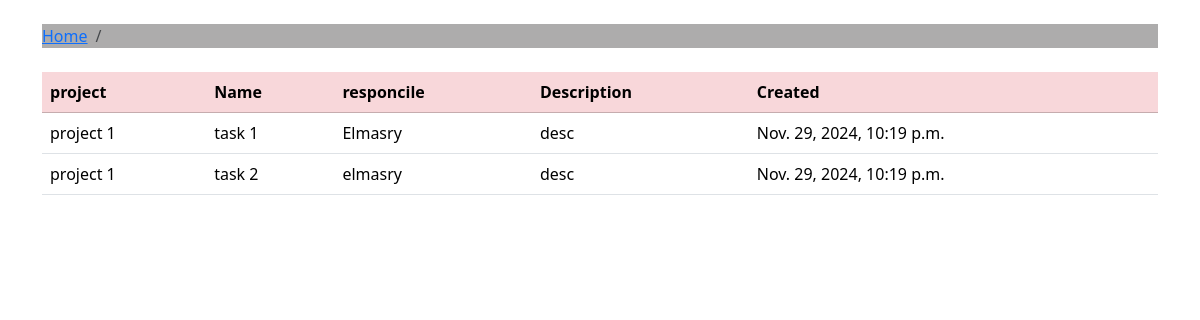
/msr/task/, run on an earlier commit of the app's database.
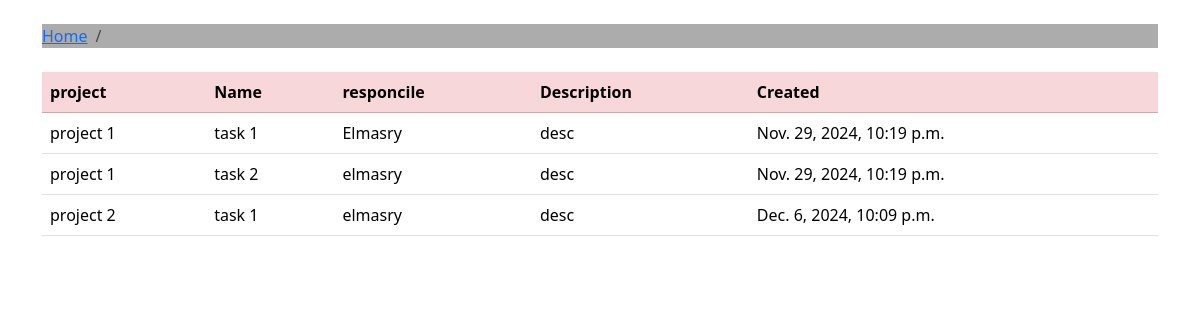
And on a later commit of the database.
### msr/models.py (models this page shows, shortened)
class Task_desc(models.Model):
    task_name = models.CharField(max_length=20)
    responcile = models.CharField(max_length=30)
    task_desc = models.CharField(max_length=150)
    board = models.ForeignKey('Task_board', on_delete=models.CASCADE, default=None, null=True, blank=True)
    created_by = models.ForeignKey(User, on_delete=models.CASCADE, default='elmasry')  # Replace `1` with a valid user ID
    created_on=models.DateTimeField(auto_now_add=True)

class Task_board(models.Model):
    project_name = models.CharField(max_length=30)
    desc_project = models.CharField(max_length=150)

### msr/views.py (the view)
# urls.py: path('msr/task/',views.task_board, name="task_desc"),
def task_board(request):
    task_desc_board = Task_desc.objects.all()
    return render(request, 'task_board.html',{'task_desc_board':task_desc_board})

### msr/templates/task_board.html (shortened to what this page needs)
{% extends 'base.html' %}
    {% block table_task %}
    <table class="table ">
        <thead class="table-danger">
            <tr>
                <th>project</th>
                <th>Name</th>
                <th>responcile</th>
                <th>Description</th>
                <th>Created</th>
            </tr>
        </thead>
        <tbody>
            {% for task in task_desc_board %}
            <tr>
                <td>{{ task.board.project_name }}</td>
                <td>{{ task.task_name }}</td>
                <td>{{ task.responcile }}</td>
                <td>{{ task.task_desc }}</td>
                <td>{{task.created_on}}</td>
            </tr>
            {% endfor %}
        </tbody>
    </table>
    {% endblock table_task %}

### msr/templates/base.html (shortened to what this page needs)
{%load static%}
<!DOCTYPE html>
<html lang="en">
<head>
    <link rel="stylesheet" href="{% static 'css/bootstrap.min.css' %}">
</head>
<body>
    <div class="container">
        <ol class="breadcrumb my-4" style="background-color: #adacac;">
            <li class="breadcrumb-item "><a href="{% url 'home'%}"> Home </li></a>
            <li class="breadcrumb-item active">{{board.project_name}}</li>
        </ol>
        {%block table_task%}{%endblock%}
    </div>
</body>
</html>

What changed in the data, as far as the page shows it:
added Task_desc: board.project_name "project 2", task_name "task 1", responcile "elmasry", task_desc "desc", created_on "Dec. 6, 2024, 10:09 p.m."
